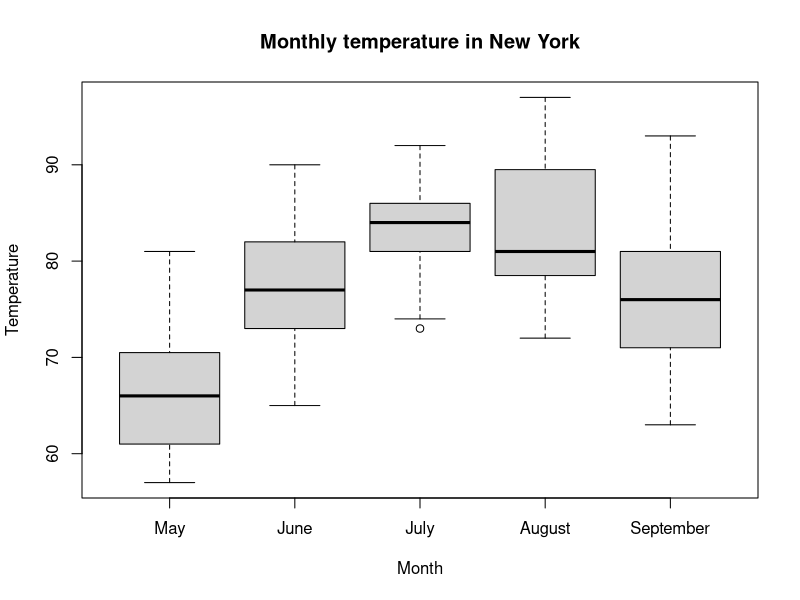

Write R code to recreate this figure.
## ---- chunk 1
knitr::opts_chunk$set(include = TRUE, message = FALSE, warning = FALSE, 
                      fig.align = "center",  out.width = "80%")
## ---- chunk 2
# Q1.1
a1 = 13:21

# Q1.2
a2 = c(13, 15, 17, 19, 21)
a2 = seq(13, 21, by = 2)    # Alternative way 

# Q1.3
a1 + a2

# Q1.4
# Summation of all integers from 1 to 100
sum(1:100)
# Verify the formula for n = 100
n = 100
n * (n+1) /2
## ---- chunk 3
data(airquality)
## ---- chunk 4
# Q2.1 
summary(airquality)  # Compute summary statistics for variables in an object
class(airquality)    # Find out the class type of an object

# Q2.2
str(airquality)
table(airquality$Month)

# Q2.3
sum(is.na(airquality))   # Check whether there are missing values
df = na.omit(airquality) # Remove entries with missing values

# Q2.4
df_summer = df[df$Month <= 6, ]
df_fall = df[df$Month > 6, ]

# Q2.5
df$Season = factor(ifelse(df$Month <= 6, "Summer", "Fall"))
tapply(df$Temp, df$Season, summary)

# Q2.6
# Recode the Month variable with indexing
df$Month[df$Month == 5] = "May"
df$Month[df$Month == 6] = "June"
df$Month[df$Month == 7] = "July"
df$Month[df$Month == 8] = "August"
df$Month[df$Month == 9] = "September"
df$Month = factor(df$Month, levels = c("May", "June", "July", "August","September"))

# Alternative way
df$Month = factor(df$Month)
levels(df$Month) = c("May", "June", "July", "August", "September")

# Boxplot of temperature across all months
boxplot(df$Temp ~ df$Month,
        xlab = "Month", ylab = "Temperature", main = "Monthly temperature in New York")
